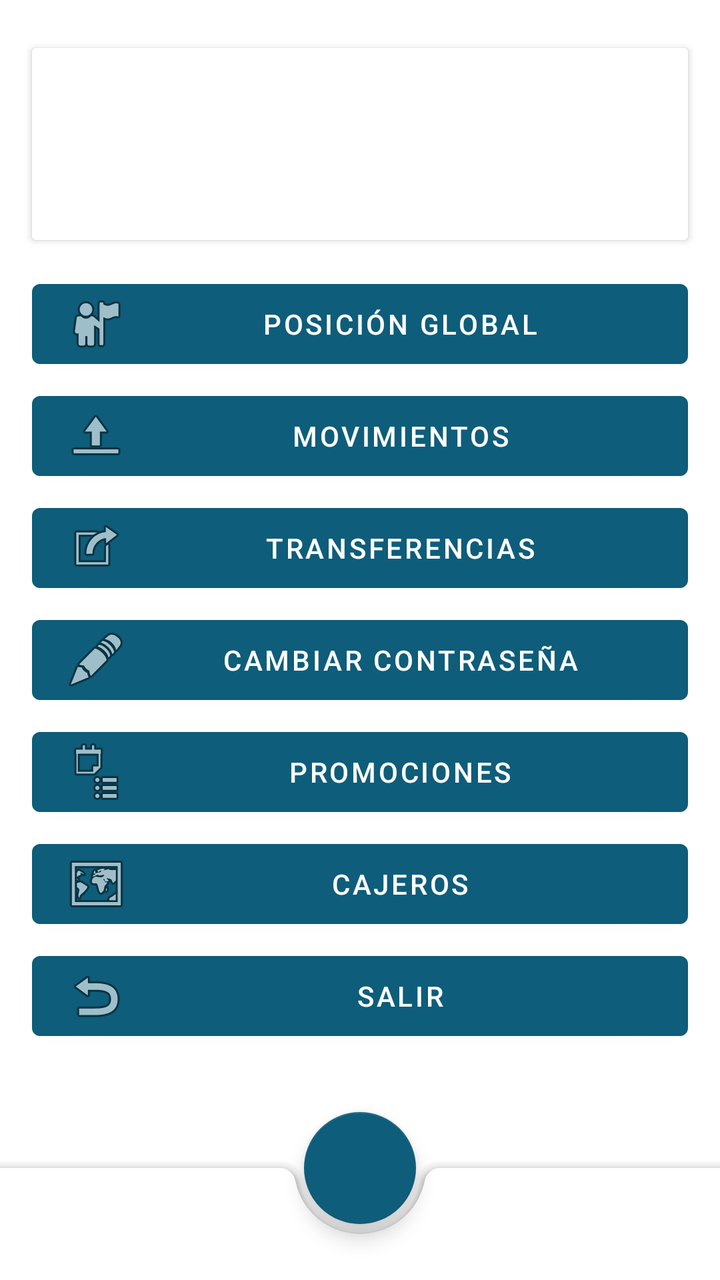
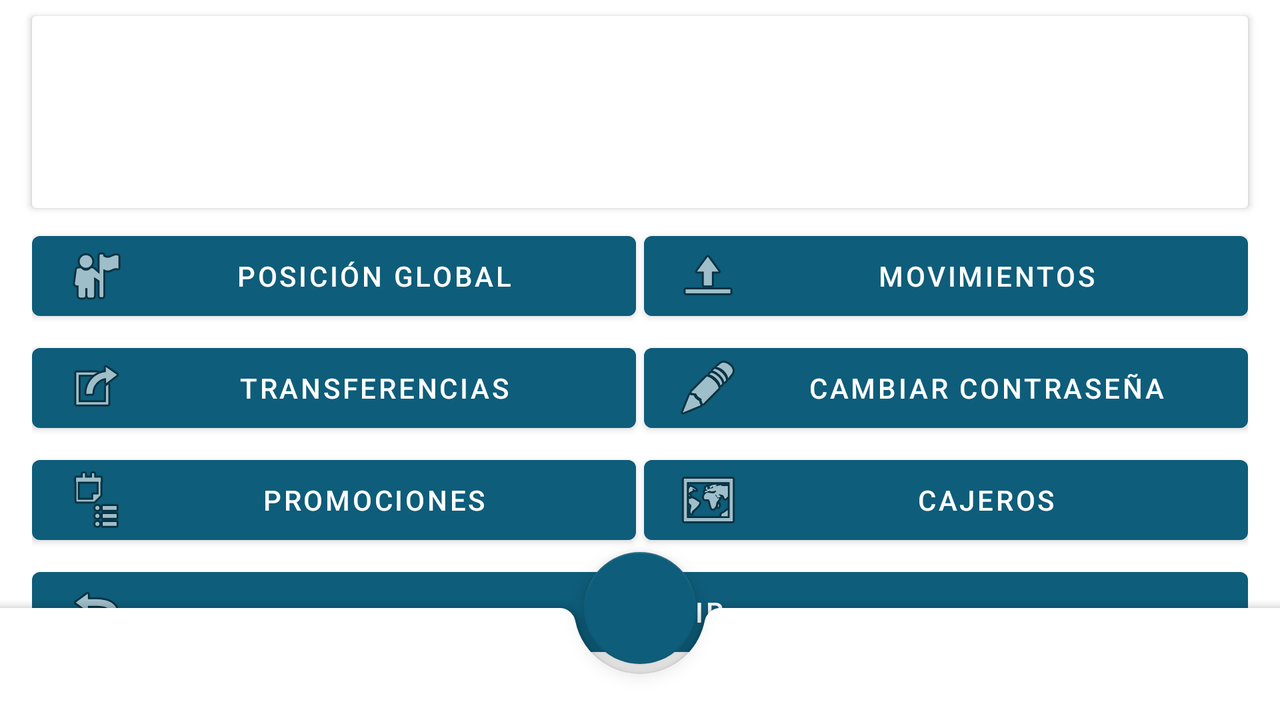

First picture: res/layout/ on a phone held upright. Second picture: the repository's own variant of that layout, on a device whose configuration matches the variant's folder. Source for both follows.
<!-- AndroidManifest.xml: application theme Theme.BancoMMJJ -->
<!-- res/layout/activity_main.xml -->
<?xml version="1.0" encoding="utf-8"?>
<androidx.coordinatorlayout.widget.CoordinatorLayout xmlns:android="http://schemas.android.com/apk/res/android"
    xmlns:app="http://schemas.android.com/apk/res-auto"
    xmlns:tools="http://schemas.android.com/tools"
    android:id="@+id/main"
    android:layout_width="match_parent"
    android:layout_height="match_parent"
    android:background="?attr/colorSurface"
    tools:context=".activities.MainActivity">

    <androidx.constraintlayout.widget.ConstraintLayout
        android:layout_width="match_parent"
        android:layout_height="match_parent">

        <androidx.cardview.widget.CardView
            android:id="@+id/cardBienvenida"
            android:layout_width="0dp"
            android:layout_height="wrap_content"
            android:layout_marginStart="16dp"
            android:layout_marginTop="24dp"
            android:layout_marginEnd="16dp"
            app:layout_constraintEnd_toEndOf="parent"
            app:layout_constraintStart_toStartOf="parent"
            app:layout_constraintTop_toTopOf="parent">

            <androidx.constraintlayout.widget.ConstraintLayout
                android:layout_width="match_parent"
                android:layout_height="wrap_content">

                
                <ImageView
                    android:id="@+id/imgAvatar"
                    android:layout_width="64dp"
                    android:layout_height="64dp"
                    android:layout_margin="16dp"
                    android:contentDescription="@string/avatar"
                    android:scaleType="centerCrop"
                    app:layout_constraintBottom_toBottomOf="parent"
                    app:layout_constraintStart_toStartOf="parent"
                    app:layout_constraintTop_toTopOf="parent"
                    app:srcCompat="@drawable/avatar" />

                
                <TextView
                    android:id="@+id/tvBienvenida"
                    android:layout_width="0dp"
                    android:layout_height="wrap_content"
                    android:layout_marginStart="12dp"
                    android:layout_marginEnd="16dp"
                    android:textSize="18sp"
                    android:textColor="?attr/colorOnSurface"
                    android:textStyle="bold"
                    app:layout_constraintBottom_toBottomOf="parent"
                    app:layout_constraintEnd_toEndOf="parent"
                    app:layout_constraintStart_toEndOf="@+id/imgAvatar"
                    app:layout_constraintTop_toTopOf="parent" />
            </androidx.constraintlayout.widget.ConstraintLayout>
        </androidx.cardview.widget.CardView>

        <LinearLayout
            android:id="@+id/layoutBotones"
            android:layout_width="0dp"
            android:layout_height="wrap_content"
            android:layout_marginStart="16dp"
            android:layout_marginTop="16dp"
            android:layout_marginEnd="16dp"
            android:orientation="vertical"
            app:layout_constraintEnd_toEndOf="parent"
            app:layout_constraintStart_toStartOf="parent"
            app:layout_constraintTop_toBottomOf="@+id/cardBienvenida">

            <Button
                android:id="@+id/btnPosicionGlobal"
                android:layout_width="match_parent"
                android:layout_height="wrap_content"
                android:layout_marginBottom="4dp"
                android:drawableLeft="@android:drawable/ic_menu_myplaces"
                android:text="@string/posicion_global" />

            <Button
                android:id="@+id/btnMovimientos"
                android:layout_width="match_parent"
                android:layout_height="wrap_content"
                android:layout_marginBottom="4dp"
                android:drawableLeft="@android:drawable/ic_menu_upload_you_tube"
                android:text="@string/movimientos" />

            <Button
                android:id="@+id/btnTransferencias"
                android:layout_width="match_parent"
                android:layout_height="wrap_content"
                android:layout_marginBottom="4dp"
                android:drawableLeft="@android:drawable/ic_menu_set_as"
                android:text="@string/transferencias" />

            <Button
                android:id="@+id/btnCambiarContrasena"
                android:layout_width="match_parent"
                android:layout_height="wrap_content"
                android:layout_marginBottom="4dp"
                android:drawableLeft="@android:drawable/ic_menu_edit"
                android:text="@string/cambiar_contrasenya" />

            <Button
                android:id="@+id/btnPromociones"
                android:layout_width="match_parent"
                android:layout_height="wrap_content"
                android:layout_marginBottom="4dp"
                android:drawableLeft="@android:drawable/ic_menu_agenda"
                android:text="@string/promociones" />

            <Button
                android:id="@+id/btnCajeros"
                android:layout_width="match_parent"
                android:layout_height="wrap_content"
                android:layout_marginBottom="4dp"
                android:drawableLeft="@android:drawable/ic_menu_mapmode"
                android:text="@string/cajeros" />

            <Button
                android:id="@+id/btnSalirMain"
                android:layout_width="match_parent"
                android:layout_height="wrap_content"
                android:drawableLeft="@android:drawable/ic_menu_revert"
                android:text="@string/salirMain" />
        </LinearLayout>
    </androidx.constraintlayout.widget.ConstraintLayout>

    
    <com.google.android.material.bottomappbar.BottomAppBar
        android:id="@+id/bottomAppBar"
        android:layout_width="match_parent"
        android:layout_height="wrap_content"
        android:layout_gravity="bottom"
        app:backgroundTint="@android:color/white"
        app:fabAlignmentMode="center"
        app:navigationIconTint="@null" />

    
    <com.google.android.material.floatingactionbutton.FloatingActionButton
        android:id="@+id/fabBanco"
        android:layout_width="wrap_content"
        android:layout_height="wrap_content"
        android:contentDescription="@string/banco"
        app:srcCompat="@drawable/baseline_account_balance_24"
        app:tint="@null"
        app:layout_anchor="@id/bottomAppBar" />

</androidx.coordinatorlayout.widget.CoordinatorLayout>
<!-- resources referenced by this layout -->
<resources>
  <string name="avatar">Avatar</string>
  <string name="banco">banco</string>
  <string name="cajeros">CAJEROS</string>
  <string name="cambiar_contrasenya">CAMBIAR CONTRASEÑA</string>
  <string name="movimientos">MOVIMIENTOS</string>
  <string name="posicion_global">POSICIÓN GLOBAL</string>
  <string name="promociones">PROMOCIONES</string>
  <string name="salirMain">SALIR</string>
  <string name="transferencias">TRANSFERENCIAS</string>
  <style name="Theme.BancoMMJJ" parent="Theme.MaterialComponents.DayNight.NoActionBar">
          <item name="colorPrimary">@color/banco_primary</item>
          <item name="colorPrimaryVariant">@color/banco_primary_variant</item>
          <item name="colorOnPrimary">@color/banco_on_primary</item>
          <item name="colorSecondary">@color/banco_primary</item>
          <item name="colorSecondaryVariant">@color/banco_primary_variant</item>
          <item name="colorOnSecondary">@color/banco_text_main</item>
          <item name="colorSurface">@color/banco_surface</item>
          <item name="colorOnSurface">@color/banco_text_main</item>
          <item name="android:windowBackground">@color/banco_background</item>
          <item name="android:statusBarColor" tools:targetApi="l">?attr/colorPrimaryVariant</item>
      </style>
  <color name="banco_primary">#0E5D7A</color>
  <color name="banco_primary_variant">#083648</color>
  <color name="banco_on_primary">#FFFFFF</color>
  <color name="banco_text_main">#102A43</color>
  <color name="banco_surface">#FFFFFF</color>
  <color name="banco_background">#F0F4F8</color>
</resources>
<!-- res/layout-land/activity_main.xml (the repository's variant of the layout above) -->
<!-- drawn on the phone turned sideways -->
<?xml version="1.0" encoding="utf-8"?>
<androidx.coordinatorlayout.widget.CoordinatorLayout xmlns:android="http://schemas.android.com/apk/res/android"
    xmlns:app="http://schemas.android.com/apk/res-auto"
    xmlns:tools="http://schemas.android.com/tools"
    android:id="@+id/main"
    android:layout_width="match_parent"
    android:layout_height="match_parent"
    android:background="?attr/colorSurface"
    tools:context=".activities.MainActivity">

    <androidx.constraintlayout.widget.ConstraintLayout
        android:layout_width="match_parent"
        android:layout_height="match_parent">

        <androidx.cardview.widget.CardView
            android:id="@+id/cardBienvenida"
            android:layout_width="0dp"
            android:layout_height="wrap_content"
            android:layout_marginStart="16dp"
            android:layout_marginTop="8dp"
            android:layout_marginEnd="16dp"
            app:layout_constraintEnd_toEndOf="parent"
            app:layout_constraintStart_toStartOf="parent"
            app:layout_constraintTop_toTopOf="parent">

            <androidx.constraintlayout.widget.ConstraintLayout
                android:layout_width="match_parent"
                android:layout_height="wrap_content">

                <ImageView
                    android:id="@+id/imgAvatar"
                    android:layout_width="64dp"
                    android:layout_height="64dp"
                    android:layout_margin="16dp"
                    android:contentDescription="@string/avatar"
                    android:scaleType="centerCrop"
                    app:layout_constraintBottom_toBottomOf="parent"
                    app:layout_constraintStart_toStartOf="parent"
                    app:layout_constraintTop_toTopOf="parent"
                    app:srcCompat="@drawable/avatar" />

                <TextView
                    android:id="@+id/tvBienvenida"
                    android:layout_width="0dp"
                    android:layout_height="wrap_content"
                    android:layout_marginStart="12dp"
                    android:layout_marginEnd="16dp"
                    android:textSize="18sp"
                    android:textColor="?attr/colorOnSurface"
                    android:textStyle="bold"
                    app:layout_constraintBottom_toBottomOf="parent"
                    app:layout_constraintEnd_toEndOf="parent"
                    app:layout_constraintStart_toEndOf="@+id/imgAvatar"
                    app:layout_constraintTop_toTopOf="parent" />
            </androidx.constraintlayout.widget.ConstraintLayout>
        </androidx.cardview.widget.CardView>

        <LinearLayout
            android:id="@+id/layoutBotones"
            android:layout_width="0dp"
            android:layout_height="wrap_content"
            android:layout_marginStart="16dp"
            android:layout_marginTop="8dp"
            android:layout_marginEnd="16dp"
            android:orientation="vertical"
            app:layout_constraintEnd_toEndOf="parent"
            app:layout_constraintStart_toStartOf="parent"
            app:layout_constraintTop_toBottomOf="@+id/cardBienvenida">

            <LinearLayout
                android:id="@+id/primeraFila"
                android:layout_width="match_parent"
                android:layout_height="wrap_content"
                android:layout_marginBottom="4dp"
                android:orientation="horizontal">

                <Button
                    android:id="@+id/btnPosicionGlobal"
                    android:layout_width="0dp"
                    android:layout_height="wrap_content"
                    android:layout_marginEnd="2dp"
                    android:layout_weight="1"
                    android:drawableLeft="@android:drawable/ic_menu_myplaces"
                    android:text="@string/posicion_global" />

                <Button
                    android:id="@+id/btnMovimientos"
                    android:layout_width="0dp"
                    android:layout_height="wrap_content"
                    android:layout_marginStart="2dp"
                    android:layout_weight="1"
                    android:drawableLeft="@android:drawable/ic_menu_upload_you_tube"
                    android:text="@string/movimientos" />
            </LinearLayout>

            <LinearLayout
                android:id="@+id/segundaFila"
                android:layout_width="match_parent"
                android:layout_height="wrap_content"
                android:layout_marginBottom="4dp"
                android:orientation="horizontal">

                <Button
                    android:id="@+id/btnTransferencias"
                    android:layout_width="0dp"
                    android:layout_height="wrap_content"
                    android:layout_marginEnd="2dp"
                    android:layout_weight="1"
                    android:drawableLeft="@android:drawable/ic_menu_set_as"
                    android:text="@string/transferencias" />

                <Button
                    android:id="@+id/btnCambiarContrasena"
                    android:layout_width="0dp"
                    android:layout_height="wrap_content"
                    android:layout_marginStart="2dp"
                    android:layout_weight="1"
                    android:drawableLeft="@android:drawable/ic_menu_edit"
                    android:text="@string/cambiar_contrasenya" />
            </LinearLayout>

            <LinearLayout
                android:id="@+id/terceraFila"
                android:layout_width="match_parent"
                android:layout_height="wrap_content"
                android:layout_marginBottom="4dp"
                android:orientation="horizontal">

                <Button
                    android:id="@+id/btnPromociones"
                    android:layout_width="0dp"
                    android:layout_height="wrap_content"
                    android:layout_marginEnd="2dp"
                    android:layout_weight="1"
                    android:drawableLeft="@android:drawable/ic_menu_agenda"
                    android:text="@string/promociones" />

                <Button
                    android:id="@+id/btnCajeros"
                    android:layout_width="0dp"
                    android:layout_height="wrap_content"
                    android:layout_marginStart="2dp"
                    android:layout_weight="1"
                    android:drawableLeft="@android:drawable/ic_menu_mapmode"
                    android:text="@string/cajeros" />
            </LinearLayout>

            <Button
                android:id="@+id/btnSalirMain"
                android:layout_width="match_parent"
                android:layout_height="wrap_content"
                android:drawableLeft="@android:drawable/ic_menu_revert"
                android:text="@string/salirMain" />
        </LinearLayout>
    </androidx.constraintlayout.widget.ConstraintLayout>

    <com.google.android.material.bottomappbar.BottomAppBar
        android:id="@+id/bottomAppBar"
        android:layout_width="match_parent"
        android:layout_height="wrap_content"
        android:layout_gravity="bottom"
        android:nestedScrollingEnabled="true"
        app:backgroundTint="@color/white"
        app:fabAlignmentMode="center"
        app:navigationIconTint="@null" />

    <com.google.android.material.floatingactionbutton.FloatingActionButton
        android:id="@+id/fabBanco"
        android:layout_width="wrap_content"
        android:layout_height="wrap_content"
        android:contentDescription="@string/banco"
        app:srcCompat="@drawable/baseline_account_balance_24"
        app:tint="@null"
        app:layout_anchor="@id/bottomAppBar" />

</androidx.coordinatorlayout.widget.CoordinatorLayout>
<!-- resources referenced by the variant -->
<!-- as the phone turned sideways resolves them -->
<resources>
  <color name="white">#FFFFFF</color>
  <string name="avatar">Avatar</string>
  <string name="banco">banco</string>
  <string name="cajeros">CAJEROS</string>
  <string name="cambiar_contrasenya">CAMBIAR CONTRASEÑA</string>
  <string name="movimientos">MOVIMIENTOS</string>
  <string name="posicion_global">POSICIÓN GLOBAL</string>
  <string name="promociones">PROMOCIONES</string>
  <string name="salirMain">SALIR</string>
  <string name="transferencias">TRANSFERENCIAS</string>
  <style name="Theme.BancoMMJJ" parent="Theme.MaterialComponents.DayNight.NoActionBar">
          <item name="colorPrimary">@color/banco_primary</item>
          <item name="colorPrimaryVariant">@color/banco_primary_variant</item>
          <item name="colorOnPrimary">@color/banco_on_primary</item>
          <item name="colorSecondary">@color/banco_primary</item>
          <item name="colorSecondaryVariant">@color/banco_primary_variant</item>
          <item name="colorOnSecondary">@color/banco_text_main</item>
          <item name="colorSurface">@color/banco_surface</item>
          <item name="colorOnSurface">@color/banco_text_main</item>
          <item name="android:windowBackground">@color/banco_background</item>
          <item name="android:statusBarColor" tools:targetApi="l">?attr/colorPrimaryVariant</item>
      </style>
  <color name="banco_primary">#0E5D7A</color>
  <color name="banco_primary_variant">#083648</color>
  <color name="banco_on_primary">#FFFFFF</color>
  <color name="banco_text_main">#102A43</color>
  <color name="banco_surface">#FFFFFF</color>
  <color name="banco_background">#F0F4F8</color>
</resources>
